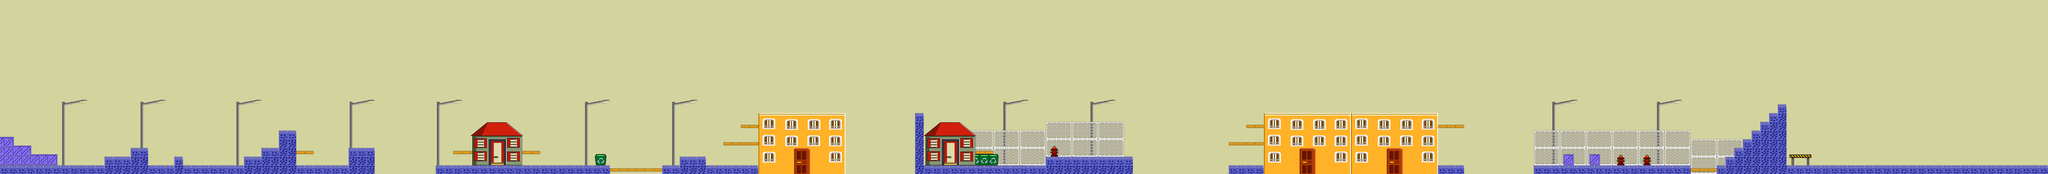

This game map was drawn from its Tiled (.tmx) file and the tilesets committed beside it. A one-line description and the trimmed map source follow:
An orthogonal 235x20 tile map with 64x64 px tiles, 10 tile layers (Far_Background, The_Sun, background_00, background_01, ...), 2 tilesets and 116 objects (enemy_01, enemy_02, enemy_03, enemy_04, enemy_05, ...).

<map version="1.9" tiledversion="1.9.2" orientation="orthogonal" renderorder="right-down" width="235" height="20" tilewidth="64" tileheight="64" infinite="0" backgroundcolor="#d3d39e" nextlayerid="25" nextobjectid="1425">
 <tileset firstgid="1" name="Asset_01" tilewidth="64" tileheight="64" tilecount="256" columns="16">
  <image source="Assets_01.png" trans="ff00ff" width="1024" height="1024" />
 </tileset>
 <tileset firstgid="257" name="Asset_002" tilewidth="64" tileheight="64" tilecount="1024" columns="32">
  <image source="Assets_002.png" trans="ff00ff" width="2048" height="2048" />
 </tileset>
 <layer id="1" name="Far_Background" width="235" height="20" opacity="0.46">
  <data>[4700 cells, 1 non-empty, 1 distinct tile ids]</data>
 </layer>
 <layer id="2" name="The_Sun" width="235" height="20">
  <data>[4700 cells, 165 non-empty, 49 distinct tile ids]</data>
 </layer>
 <layer id="3" name="background_00" width="235" height="20">
  <data>[4700 cells, 169 non-empty, 12 distinct tile ids]</data>
 </layer>
 <layer id="4" name="background_01" width="235" height="20" locked="1">
  <data>[4700 cells, 0 non-empty, 0 distinct tile ids]</data>
 </layer>
 <layer id="5" name="background_02" width="235" height="20">
  <data>[4700 cells, 282 non-empty, 48 distinct tile ids]</data>
 </layer>
 <layer id="6" name="obstacles_secondary" width="235" height="20">
  <data>[4700 cells, 52 non-empty, 12 distinct tile ids]</data>
 </layer>
 <layer id="7" name="Borders_pixels" width="235" height="20">
  <data>[4700 cells, 253 non-empty, 12 distinct tile ids]</data>
 </layer>
 <layer id="8" name="Trees_pixels" width="235" height="20">
  <data>[4700 cells, 6 non-empty, 3 distinct tile ids]</data>
 </layer>
 <layer id="9" name="Obstacles_pixels" width="235" height="20">
  <data>[4700 cells, 337 non-empty, 127 distinct tile ids]</data>
 </layer>
 <layer id="10" name="Traps_pixels" width="235" height="20">
  <data>[4700 cells, 4 non-empty, 4 distinct tile ids]</data>
 </layer>
 <objectgroup id="11" name="Borders">
  <object id="892" x="0" y="1218" width="771.333" height="62" />
  <object id="894" x="771.333" y="1154" width="188.667" height="126" />
  <object id="895" x="960" y="1090" width="124.667" height="190" />
  <object id="896" x="1088" y="1219" width="704" height="61" />
  <object id="897" x="1792" y="1155" width="128.003" height="125" />
  <object id="898" x="1923.33" y="1091" width="128" height="189" />
  <object id="899" x="2051.33" y="962" width="122" height="318" />
  <object id="902" x="2176.06" y="1219" width="387.273" height="61" />
  <object id="903" x="2563.33" y="1091" width="185.333" height="189" />
  <object id="909" x="0" y="254.545" width="132" height="964.122" />
  <object id="912" x="3203.33" y="1218" width="1276.67" height="62" />
  <object id="916" x="4479.88" y="1245.75" width="382.969" height="12.6818" />
  <object id="917" x="4994.67" y="1158" width="186.667" height="60" />
  <object id="919" x="4864.67" y="1218" width="704.333" height="62" />
  <object id="920" x="6720" y="832" width="64" height="448" />
  <object id="922" x="6784" y="1218" width="1533.33" height="62" />
  <object id="923" x="9026.67" y="1220" width="251.333" height="60" />
  <object id="924" x="11266.7" y="1218" width="1148.33" height="62" />
  <object id="930" x="12672" y="1219" width="2368" height="61" />
  <object id="1064" x="14992" y="152" width="40" height="1064" />
  <object id="1316" x="12992" y="836" width="64" height="380" />
  <object id="1317" x="13056" y="770.667" width="64" height="445.333" />
  <object id="1322" x="12928" y="904" width="64" height="312" />
  <object id="1323" x="12864" y="964" width="64" height="252" />
  <object id="1326" x="12800" y="1024" width="64" height="192" />
  <object id="1327" x="12736" y="1088" width="64" height="128" />
  <object id="1328" x="12672" y="1152" width="64" height="64" />
  <object id="1329" x="12608" y="1216" width="64" height="64" />
  <object id="1333" x="12416.3" y="1243" width="189.333" height="12.6667" />
 </objectgroup>
 <objectgroup id="12" name="Obstacles">
  <object id="941" x="2172.67" y="1112" width="128.833" height="19" />
  <object id="943" x="3330" y="1112.33" width="141.333" height="19" />
  <object id="955" x="1282.5" y="1152" width="58.5" height="64" />
  <object id="961" x="5315.67" y="1051.5" width="255.333" height="14" />
  <object id="963" x="5444.67" y="921" width="123.333" height="16" />
  <object id="982" x="7682" y="1152" width="635.333" height="66" />
  <object id="989" x="9028.01" y="1049.33" width="258" height="14" />
  <object id="990" x="9155.67" y="922" width="130.333" height="15" />
  <object id="1118" x="5574" y="840.333" width="629.333" height="439.667" />
  <object id="1296" x="10554.3" y="922.333" width="191.333" height="16" />
  <object id="1350" x="3832.67" y="1112.17" width="134.666" height="19" />
  <object id="1351" x="6848.5" y="995" width="260.333" height="216.5" />
  <object id="1352" x="6822.76" y="992.736" rotation="359.776">
   <polygon points="0,0 156.161,-81.5433 312.321,2.54823" />
  </object>
  <object id="1386" x="4388" y="1148.5" width="55.5" height="67" />
  <object id="1387" x="1.636" y="1137.09" width="417.636" height="74.9091" />
  <object id="1393" x="9285.33" y="832" width="1269.33" height="448" />
  <object id="1396" x="11481" y="1136.75" width="76" height="79" />
  <object id="1397" x="11676.7" y="1137.5" width="70.6667" height="78" />
  <object id="1398" x="11892" y="1157.5" width="22" height="57" />
  <object id="1399" x="12085" y="1158.5" width="22" height="57" />
  <object id="1407" x="3519.17" y="997.833" width="260.333" height="217.667" />
  <object id="1408" x="3493.43" y="993.903" rotation="359.776">
   <polygon points="0,0 156.161,-81.5433 312.321,2.54823" />
  </object>
  <object id="1409" x="7721" y="1084.5" width="43" height="66" />
  <object id="1410" x="7160.5" y="1114.92" width="128.5" height="14.25" />
  <object id="1413" x="132.5" y="1073" width="95.5" height="63.5" />
  <object id="1415" x="13152.5" y="1139" width="145" height="77" />
 </objectgroup>
 <objectgroup id="13" name="Traps" />
 <objectgroup id="14" name="Enemy_Location">
  <object id="1083" name="enemy_01" x="2646.37" y="1023.24" width="69.697" height="63.6364" />
  <object id="1085" name="enemy_02" x="4098.39" y="1161.12" width="57.5758" height="54.5455" />
  <object id="1086" name="enemy_03" x="5888" y="767.334" width="64" height="64" />
  <object id="1087" name="enemy_04" x="8042.91" y="1048.48" width="63.6364" height="60.6061" />
  <object id="1088" name="enemy_05" x="9659.27" y="755.273" width="69.697" height="72.7273" />
  <object id="1089" name="enemy_06" x="10242.2" y="760" width="66.6667" height="66.6667" />
  <object id="1092" name="enemy_07" x="12350.7" y="1147.09" width="63.6364" height="63.6364" />
  <object id="1093" name="boss" x="14054.5" y="1154.55" width="54.5455" height="57.5758" />
 </objectgroup>
 <objectgroup id="15" name="Diamonds">
  <!-- 53 objects omitted --></objectgroup>
 <objectgroup id="16" name="Exit">
  <!-- 30 objects omitted --></objectgroup>
 <objectgroup id="17" name="Dynamic_Objects" />
 <objectgroup id="18" name="Boss_Zone">
  <!-- 29 objects omitted --></objectgroup>
 <objectgroup id="19" name="Checkpoints">
  <!-- 28 objects omitted --></objectgroup>
 <objectgroup id="20" name="DynamicPlatforms">
  <!-- 25 objects omitted --></objectgroup>
 <objectgroup id="21" name="DP_starts">
  <!-- 20 objects omitted --></objectgroup>
 <objectgroup id="22" name="DP_stops">
  <!-- 15 objects omitted --></objectgroup>
 <objectgroup id="23" name="Hearts">
  <!-- 10 objects omitted --></objectgroup>
 <objectgroup id="24" name="Barreers">
  <!-- 8 objects omitted --></objectgroup>
</map>
<!-- 53 of 116 objects omitted -->